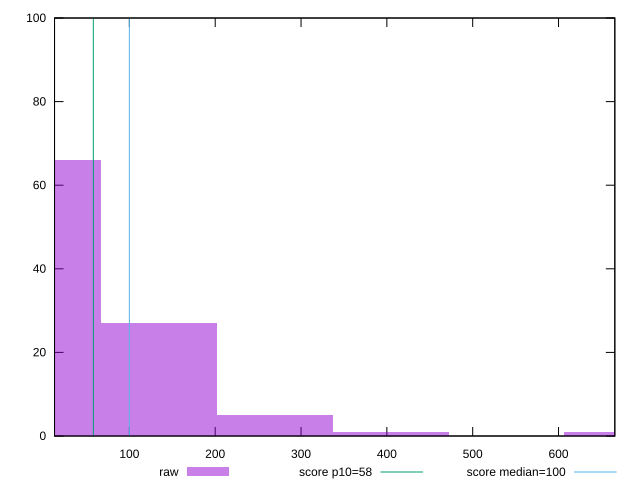

The gnuplot source for this figure:
reset

$raw <<EOF
0 66
134.82792116562436 27
269.6558423312487 5
404.48376349687305 1
674.1396058281218 1
EOF

set key outside below
set boxwidth 134.82792116562436
set xrange [12.8:665.6]
set yrange [0:100]
set trange [0:100]
set style fill transparent solid 0.5 noborder

set parametric
set terminal svg size 640, 490 enhanced background rgb 'white'
set output "report_00015_2021-02-09T16-11-33.973Z/estimated-input-latency/samples/pages+cached+noadtech+nomedia+nocss/raw/histogram.svg"

plot $raw title "raw" with boxes, \
     58,t title "score p10=58", \
     100,t title "score median=100"

reset
